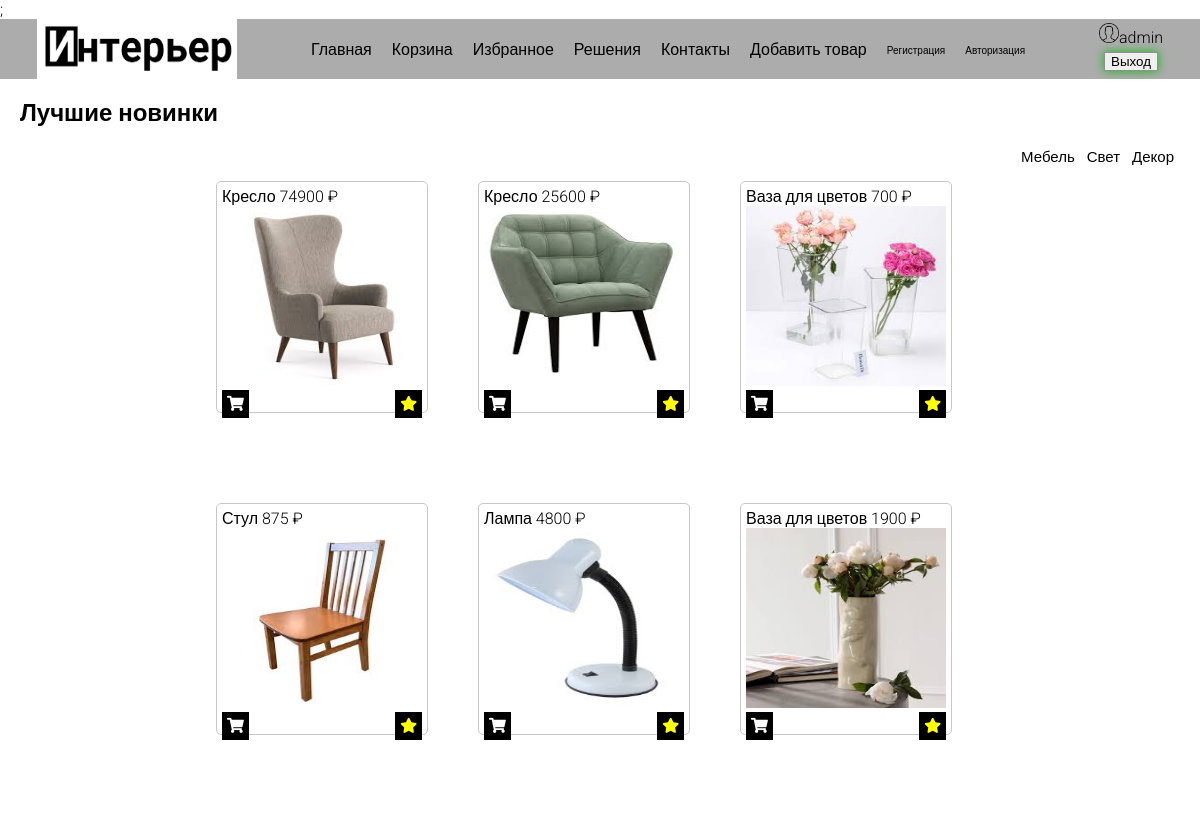
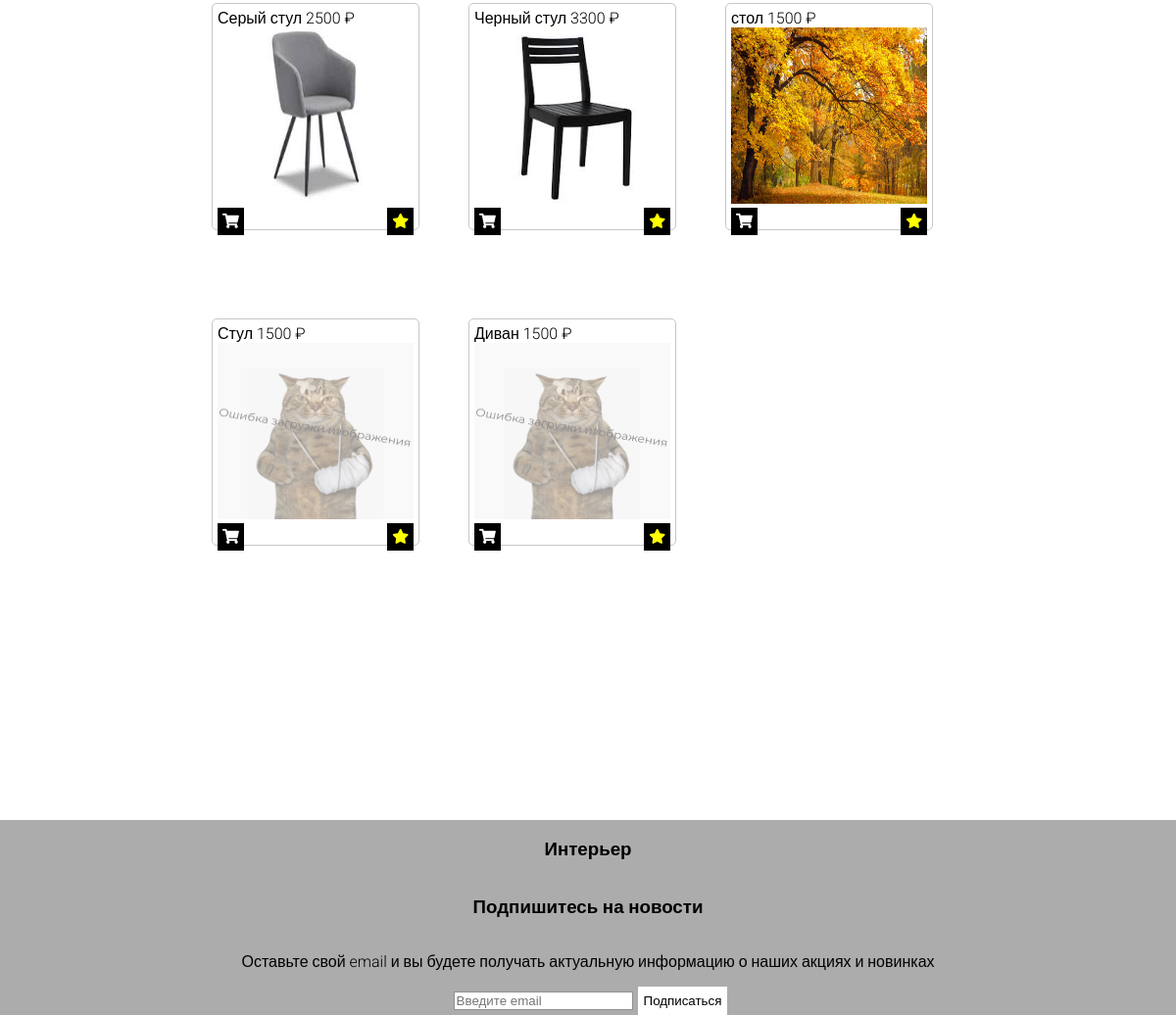
/index.php (signed in), run on the app's committed database (2 pictures, top to bottom).
### tables this page shows
CREATE TABLE `products` (
  `id` int(11) NOT NULL,
  `title` varchar(255) NOT NULL,
  `price` int(11) NOT NULL,
  `img` varchar(255) DEFAULT NULL
);

### index.php (the view, shortened to what this page needs)
<!DOCTYPE html>
<html lang="en">
<head>
    <link rel="stylesheet" href="style/style.css">
    <link rel="stylesheet" href="https://cdnjs.cloudflare.com/ajax/libs/font-awesome/5.15.4/css/all.min.css">;
</head>
<body>
    <?php
    $username = "root";
    $password = "";
    $conn = new PDO("mysql:host=localhost;dbname=test",$username,$password);
    $sql = "SELECT * FROM `products`";
    $stmt = $conn->prepare($sql);
    $stmt->execute();
    $products = $stmt->fetchAll(PDO::FETCH_ASSOC);
    ?>
    <header>
        <div class="nav">
            <img class="logo" src="img/logo.png" alt="logo">
            <div class="menu">
                <a href="index.php">Главная</a>
                <a href="pro.php">Корзина</a>
                <a href="fav.php">Избранное</a>
                <a href="#">Решения</a>
                <a href="#">Контакты</a>
                <?php if (isset($_SESSION['user_is_admin']) && $_SESSION['user_is_admin']=='1') { ?>
                <a href="add_product.php">Добавить товар</a>
                <?php } ?>
                <a class="head-auth" href="reg.php">Регистрация</a>
                <a class="head-auth" href="auth.php">Авторизация</a>
            </div>
                <div class="user-info">
                    <?php
                    if (isset($_SESSION['login'])){
                        if (isset($_SESSION['user_is_admin'])==='1'){
                            echo "<img style='width:20px;height:20px;'src = 'img/user.png'>";
                            echo $_SESSION['login'];
                        }
                        else{
                            echo "<img style='width:20px;height:20px;'src = 'img/user.png'>";
                            echo $_SESSION['login'];
                        }
                    }
                    ?>
                    <?php if(isset($_SESSION['login']) && !isset($_SESSION['user_out'])){ ?>
                    <form action="script/do_exit.php" method="POST">
                        <input type="submit" name = "logout" value="Выход">
                    </form>
                    <?php } ?>
                </div>
        </div>
    </header>
    <article>
        <div class="nav2">
            <h2>Лучшие новинки</h1>
                <div class="nav3">
                    <button class="bnav">Мебель</button>
                    <button class="bnav">Свет</button>
                    <button class="bnav">Декор</button>
                </div>
        </div>
        <div class="table">
        <?php for($i=0; $i<count($products); $i++){
            ?>
            <div class="product">
                <?php echo $products[$i]["title"]?>
                <?php echo $products[$i]["price"]?> ₽
                <?php
                    $img = $products[$i]['img'];
                    if($img){
                        echo "<img src='$img'>";
                    }
                    else{
                        echo "<img src='img/stub.png'>";
                    }
                ?>
                    <div class="btn">
                    <?php
                        $id = $products[$i]["id"];
                        echo "<a class='baction' href='script/add_pro.php?id=$id'><i class='fas fa-shopping-cart'></i></a>";
                        echo "<a class='baction' onclick='toggleFav()' href='script/add_fav.php?id=$id'><i class='fas fa-star'></i></a>";
                    ?>
                    </div>
            </div>
        <?php
        } ?>
        </div>
    </article>
    <footer>
        <div class="footer">
            <h3>Интерьер</h3>
            <h3>Подпишитесь на новости</h3>
            <p>Оставьте свой email и вы будете получать актуальную информацию о наших акциях и новинках</p>
        </div>
        <div class="subscr">
            <input type="email" placeholder = "Введите email">
            <button>Подписаться</button>
        </div>
    </footer>
</body>
</html>

### style/style.css (style rules this page uses)
header { background-color: rgb(172, 172, 172); }
body { font-family: "Roboto", sans-serif; font-weight: 300; font-style: normal; margin: 0px; }
.logo { width: 200px; height: 60px; }
.nav { display: flex; justify-content:space-around; align-items: center; }
.menu { display: flex; justify-content: space-between; gap: 20px; }
a { color: black; text-decoration: none; }
.nav2 { padding: 0 20px 0 20px; }
.nav3 { display: flex; justify-content:flex-end; margin-bottom: 15px; }
.bnav { font-size: 15px; font-weight: 400; }
.table,.buscket, .favorite { display: flex; flex-wrap: wrap; gap: 50px; width: 768px; margin:auto; }
.product, .buscket-product, .favorite-product { border: solid 0.5px rgb(199, 199, 199); padding: 5px; width: 200px; height: 220px; border-radius: 5px; margin-bottom: 40px; }
div>img { width: 200px; height: 180px; }
.footer { display: flex; flex-direction: column; align-items: center; }
.btn { display: flex; justify-content: space-between; }
button { border: none; background-color: white; color: black; transition: background-color 0.3s ease; }
.baction { font-size: 15px; padding: 5px; border: none; background-color: black; color: white; }
.subscr { display: flex; justify-content: center; }
footer { background-color: rgb(172, 172, 172); margin-top: 20%; }
input { margin-right: 5px; }
.baction i.fa-star { color:yellow; }
form { display: flex; flex-direction: column; align-items: center; }
input { margin: 5px 5px; border: solid 0.3px #8f8f8f; }
.head-auth { font-size: 10px; margin-top: 5px; }
input:valid:not(:placeholder-shown) { box-shadow: 0 0 10px #10b713; }

### data on the page
products: title "Кресло", price "74900", img (picture)
products: title "Кресло", price "25600", img (picture)
products: title "Ваза для цветов", price "700", img (picture)
products: title "Стул", price "875", img (picture)
products: title "Лампа", price "4800", img (picture)
products: title "Ваза для цветов", price "1900", img (picture)
products: title "Серый стул", price "2500", img (picture)
products: title "Черный стул", price "3300", img (picture)
products: title "стол", price "1500", img (picture)
products: title "Стул", price "1500"
products: title "Диван", price "1500"

### other printed values
$_SESSION['login'] "admin"
